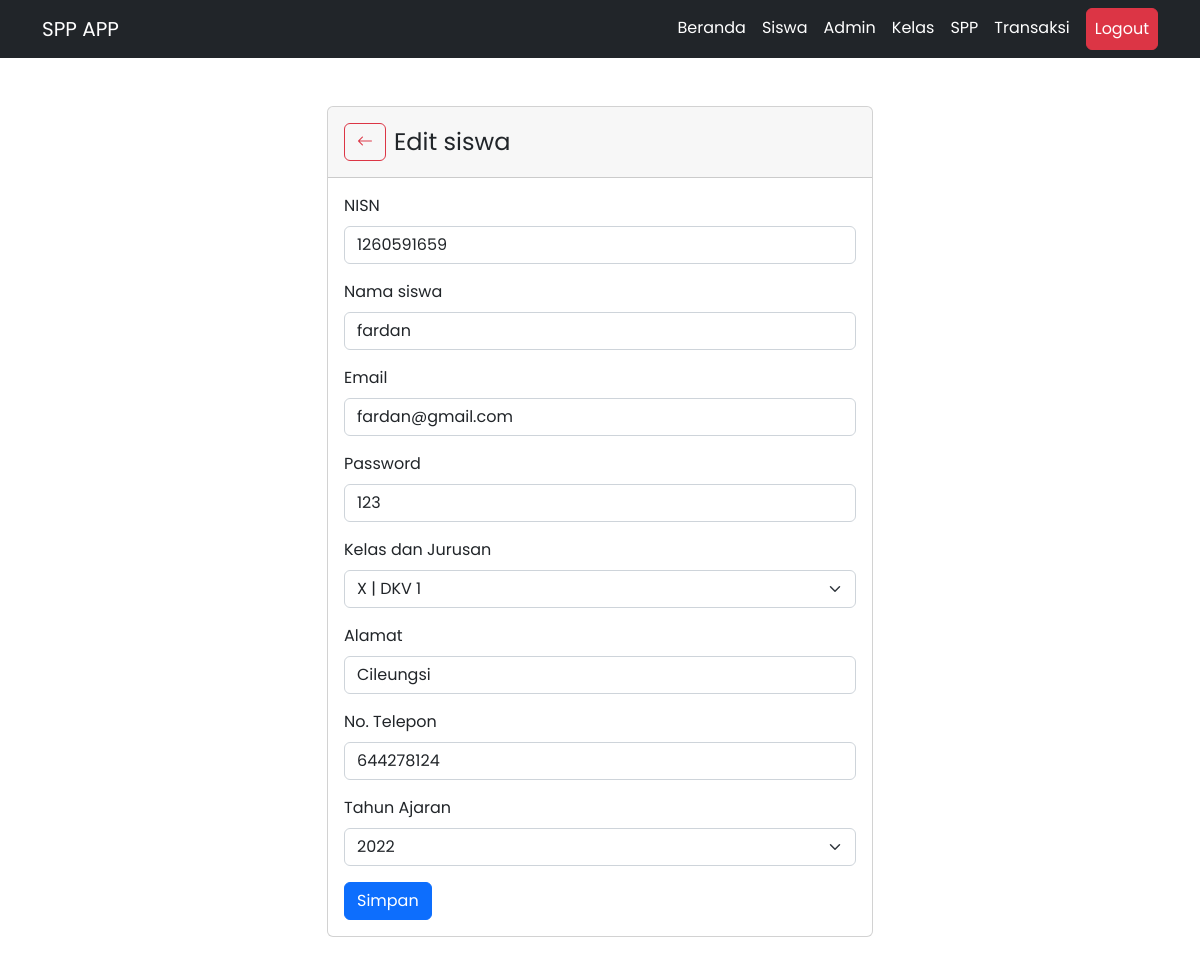
/index.php?page=edit_siswa&id_siswa=1 (signed in), run on the app's committed database.
### tables this page shows
CREATE TABLE `siswa` (
  `id_siswa` int(11) NOT NULL,
  `nisn` varchar(20) NOT NULL,
  `nama_siswa` varchar(255) NOT NULL,
  `email` varchar(255) NOT NULL,
  `password` varchar(255) NOT NULL,
  `id_kelas` int(11) NOT NULL,
  `alamat` text NOT NULL,
  `no_telp` varchar(15) NOT NULL,
  `id_spp` bigint(20) NOT NULL
);

CREATE TABLE `kelas` (
  `id_kelas` int(11) NOT NULL,
  `nama_kelas` varchar(10) NOT NULL,
  `jurusan` varchar(50) NOT NULL
);

CREATE TABLE `spp` (
  `id_spp` int(11) NOT NULL,
  `tahun` int(11) NOT NULL,
  `nominal` bigint(20) NOT NULL
);

### app/config.php (called while the page is built)
<?php
$config = "http://localhost/spp-app";

### siswa/edit.php (the view, shortened to what this page needs)
<?php
$id = $_GET['id_siswa'];
$q_siswa = mysqli_query($conn, "SELECT * FROM siswa JOIN kelas ON (siswa.id_kelas = kelas.id_kelas) JOIN spp ON (siswa.id_spp = spp.id_spp) WHERE id_siswa = '$id'");
$siswa = mysqli_fetch_assoc($q_siswa);
?>
<div class="container my-5">
    <div class="row justify-content-center">
        <div class="col-lg-6">
            <div class="card">
                <div class="card-header py-3">
                    <div class="d-flex align-items-center">
                        <div class="me-2">
                            <a href="<?= $config ?>/index.php?page=siswa" class="btn btn-outline-danger"><i class="bi bi-arrow-left"></i></a>
                        </div>
                        <div>
                            <h4 class="mb-0">Edit siswa</h4>
                        </div>
                    </div>
                </div>
                <div class="card-body">
                    <form method="POST">
                        <div class="mb-3">
                            <label for="nisn" class="form-label">NISN</label>
                            <input type="number" class="form-control " name="nisn" id="nisn" placeholder="" value="<?= $siswa['nisn'] ?>" required />
                        </div>
                        <div class="mb-3">
                            <label for="nama" class="form-label">Nama siswa</label>
                            <input type="text" class="form-control " name="nama" id="nama" aria-describedby="helpId" placeholder="" value="<?= $siswa['nama_siswa'] ?>" required />
                        </div>
                        <div class="mb-3">
                            <label for="email" class="form-label">Email</label>
                            <input type="email" class="form-control " name="email" id="email" placeholder="" value="<?= $siswa['email'] ?>" required />
                        </div>
                        <div class="mb-3">
                            <label for="password" class="form-label">Password</label>
                            <input type="text" class="form-control " name="password" id="password" placeholder="" value="<?= $siswa['password'] ?>" required />
                        </div>
                        <div class="mb-3">
                            <label for="kelas" class="form-label">Kelas dan Jurusan</label>
                            <select class="form-select " name="kelas" id="kelas" required>
                                <option value="<?= $siswa['id_kelas'] ?>" hidden><?= $siswa['nama_kelas'] ?> | <?= $siswa['jurusan'] ?></option>
                            </select>
                        </div>
                        <div class="mb-3">
                            <label for="alamat" class="form-label">Alamat</label>
                            <input type="text" class="form-control " name="alamat" id="alamat" placeholder="" value="<?= $siswa['alamat'] ?>" required />
                        </div>
                        <div class="mb-3">
                            <label for="notelp" class="form-label">No. Telepon</label>
                            <input type="number" class="form-control " name="notelp" id="notelp" placeholder="" value="<?= $siswa['no_telp'] ?>" required />
                        </div>
                        <div class="mb-3">
                            <label for="tahun" class="form-label">Tahun Ajaran</label>
                            <select class="form-select" name="tahun" id="tahun" required>
                                <option value="<?= $siswa['id_spp'] ?>" hidden><?= $siswa['tahun'] ?></option>
                            </select>
                        </div>
                        <button type="submit" class="btn btn-primary" onclick="confirm('Ingin mengubah data?')" name="simpan">Simpan</button>
                    </form>
                </div>
            </div>
        </div>
    </div>
</div>

### assets/css/styles.css (style rules this page uses)
body { font-family: "Poppins-Regular"; }

### data on the page
siswa: nisn "1260591659", nama "fardan", email "fardan@gmail.com", password "123", kelas "X | DKV 1", alamat "Cileungsi", notelp "644278124", tahun "2022"
